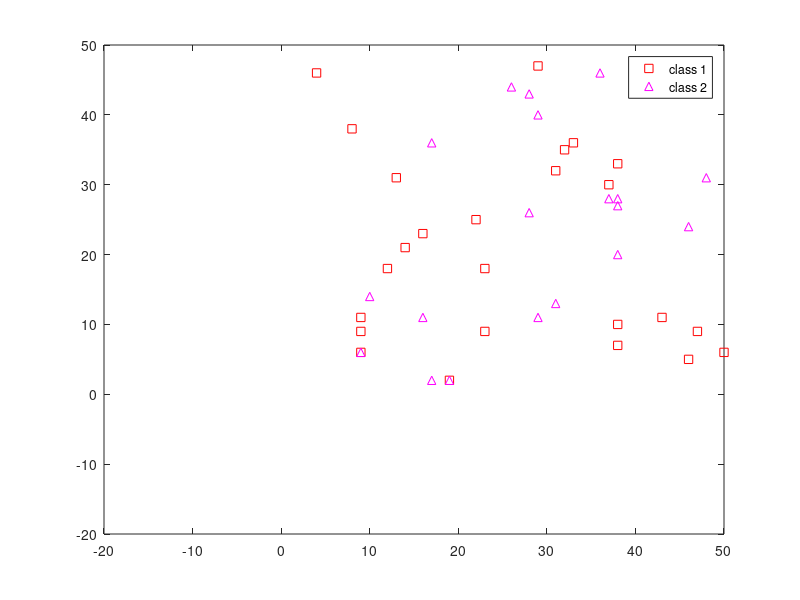
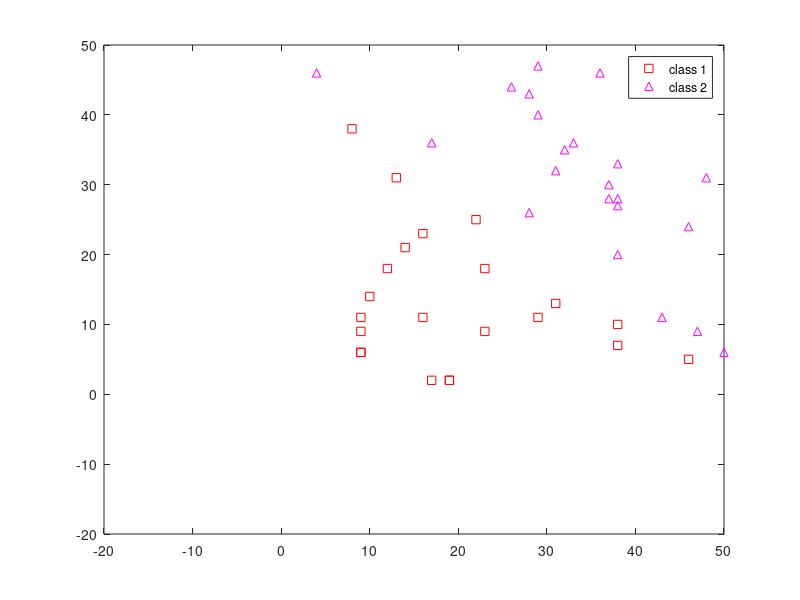

Source code (MATLAB) for these figures, in order:
%K-means clustering
clc;
clear all;
close all;

%Taking random data
R1=randi(50,25,2)
R2=randi(50,20,2);

%plotting TWO classes
figure(1)
plot(R1(:,1),R1(:,2),'rs');
axis([-20 50 -20 50]);
hold on;

plot(R2(:,1),R2(:,2),'m^');
axis([-20 50 -20 50]);
legend('class 1','class 2')
figure(2)

% calculation distance and updation of classes

for i=1:5
    m1=mean(R1);
    m2=mean(R2);
    R=vertcat(R1,R2);
    j=size(R);
    
    %distance calcution
    for k=1:j
        a=R(k,1)-m1(1);
        b=R(k,2)-m1(2);
        a1=a.^2;
        b1=b.^2;
        a2=R(k,1)-m2(1);
        b2=R(k,2)-m2(2);
        a3=a2.^2;
        b3=b2.^2;
        v1(k)=sqrt(a1+b1);
        v2(k)=sqrt(a3+b3);
    end
    temp1=0;
    temp2=0;
    
    
    %cluster updation
    for q=1:j
        if v1(q)<v2(q)
            temp1=temp1+1;
            R11(temp1,1)=R(q,1);
            R11(temp1,2)=R(q,2);
        else
            temp2=temp2+1;
            R21(temp2,1)=R(q,1);
            R21(temp2,2)=R(q,2);
        end
    end
    pause(2)
    
    %plotting the updated cluster
    plot(R1(:,1),R1(:,2),'rs');
    axis([-20 50 -20 50]);
    hold on;
    plot(R2(:,1),R2(:,2),'m^');
    axis([-20 50 -20 50]);
    legend('class 1','class 2')
    hold off;
    R1=R11;
    R2=R21;
    y=mean(R11);
    y1=mean(R21);
    
   if (m1==y)&(m2==y1)
       break;
   end
end
